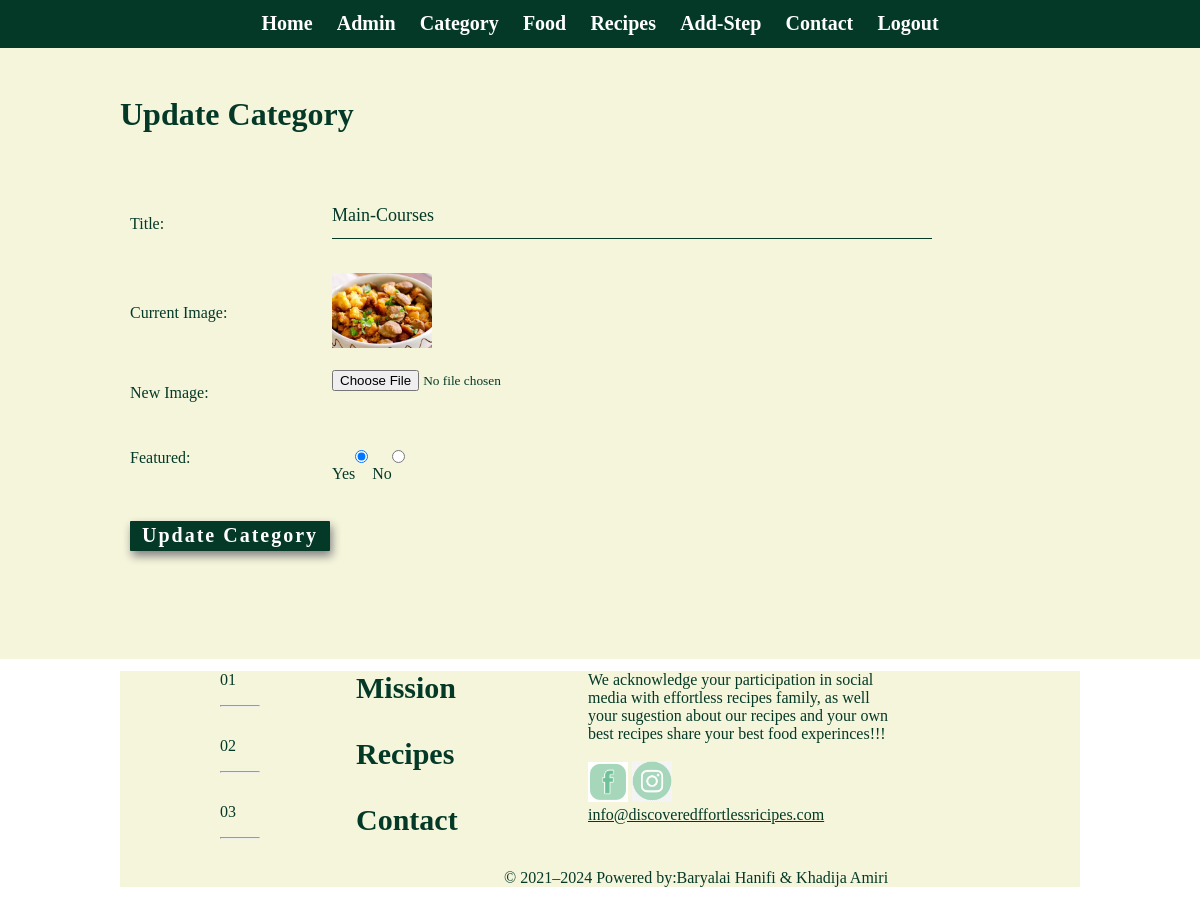
Page /admin/update-category.php?id=18&image_name=Food_Category_655.jpeg (signed in) on the committed database.
### tables this page shows
CREATE TABLE `tbl_recipe` (
  `id` int(10) UNSIGNED NOT NULL,
  `title` varchar(100) NOT NULL,
  `image_name` varchar(255) NOT NULL,
  `featured` varchar(10) NOT NULL
);

### admin/update-category.php (the view, shortened to what this page needs)
<?php include('partiales/menu.php');  ?>
<div class="backend-main">
	 <div class="wrapper">
	 	<h1>Update Category</h1>
	 	<?php
	 	if (isset($_GET['id'])){
	 		$id = $_GET['id'];
	 		$sql="SELECT * FROM tbl_recipe WHERE id=$id";
	 		$result = mysqli_query($conn,$sql);
	 		$count = mysqli_num_rows($result);
	 		if ($count==1) {
	 			$row = mysqli_fetch_assoc($result);
	 			$title = $row['title'];
	 			$current_image = $row['image_name'];
	 			$featured = $row['featured'];
	 		}else{
	 			$_SESSION['no-category-found']="<div class='error'>Category not found...</div>";
	 			header('location:'.SITEURL.'admin/manage-categories.php');
	 		}
	 	}else{
	 		header('location:'.SITEURL.'admin/manage-categories.php');
	 	}
	 	?>
	    <form method="post" action="" enctype="multipart/form-data">
        	<table class="tbl-30">
        		<tr>
        			<td>Title:</td>
        			<td>
        				<input class="form-control" type="text" name="title" value="<?php echo $title;  ?>">
        			</td>
        		</tr>
        		<tr>
        			<td>Current Image:</td>
        			<td>
        				<?php
        				if($current_image != ""){
        					?>
        					<img src="<?php echo SITEURL;?>images/category/<?php echo $current_image; ?>" width="100px">
        					<?php
        				}else{
        					echo "<div class='error'>Image not added</div>";
        				}
        				?>
        			</td>
        		</tr>
        		<tr>
                    <td>New Image:</td>
                    <td><input type="file" name="image"></td>
                </tr>
        		<tr>
        			<td>Featured:</td>
        			<td>
        		    Yes<input <?php if($featured=="Yes"){echo "checked";} ?> type="radio" name="featured" value="Yes">
        			No<input <?php if($featured=="No"){echo "checked";} ?>  type="radio" name="featured" value="No">
        		</tr>
        		<tr>
        			<td>
        				<input type="submit" name="submit" class="form-control submit btn-secondary" value="Update Category">
        			</td>
        		</tr>
        	</table>
        </form>
	 </div>
</div>
<?php include('partiales/footer.php');  ?>

### css/frontend.css (style rules this page uses)
* { margin:0; padding: 0; font-size: relative; }
form { margin-top: 50px; transition: all 4s ease-in-out; }
.form-control { width: 600px; background:transparent; border:none; outline: none; border-bottom: 1px solid #043927; color: #043927; font-size: 18px; margin-bottom: 16px; }
input { height: 45px; }
form .submit { background:#043927; border-color: transparent; color:#fff; font-size: 20px; font-weight: bold; letter-spacing: 2px; height: 30px; margin-top: 20px; margin-bottom: 50px; width: 200px; }

### css/backend.css (style rules this page uses)
* { margin:0; padding: 0; color:#043927; font-family: "Times New Roman",Times,serif; }
.wrapper { padding: 1%; width: 80%; margin: 0 auto; }
.tbl-30 { width: 30%; }
table tr td { padding: 1%; }
.btn-secondary { background-color:#043927; color: white; padding: 1%; text-decoration: none; border-radius: 1px; box-shadow: 2px 5px 10px grey; }
.backend-main { background-color:#f5f5dc; color: white; padding: 3% 0; }

### rows in the picture
tbl_recipe: title "Main-Courses", image_name (picture), featured "☑"

### other values in the picture
$startYear "2021"
